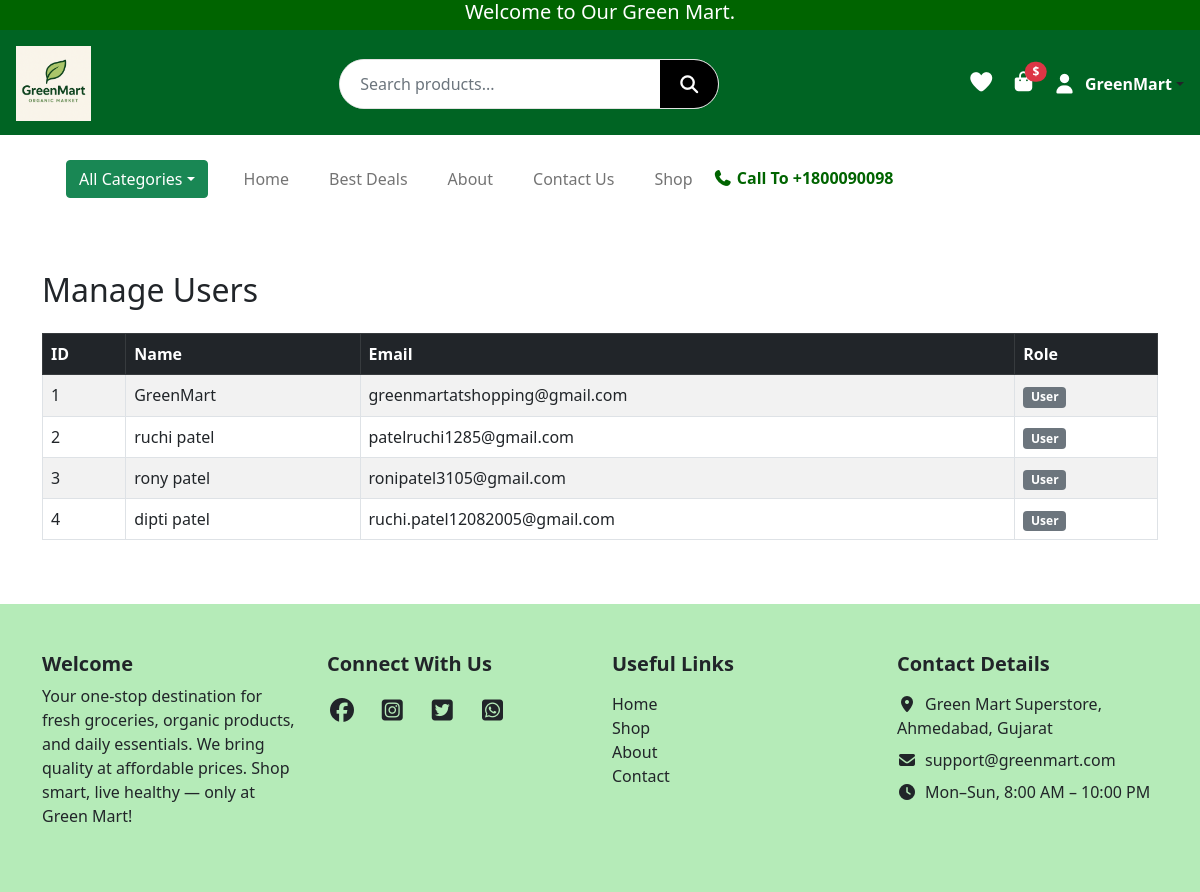
Page /admin/users (signed in) on the committed database.
### website/models.py (models this page shows, shortened)
class User(UserMixin, db.Model):
    __tablename__ = "users"
    id            = db.Column(db.Integer, primary_key=True)
    name          = db.Column(db.String(50), nullable=False)
    email         = db.Column(db.String(120), unique=True, nullable=False)
    password_hash = db.Column(db.String(128), nullable=False)
    role          = db.Column(db.String(20), default="customer")
    is_verified   = db.Column(db.Boolean, default=False)

### website/admin.py (the view)
@admin.route("/admin/users")
@admin_required
def manage_users():
    users = User.query.all()
    login_form = LoginForm()
    signup_form = SignupForm()
    return render_template(
        "admin/users.html", users=users, login_form=login_form, signup_form=signup_form
    )

### website/forms.py
class LoginForm(FlaskForm):
    email = StringField("Email", validators=[DataRequired(), Email()])
    password = PasswordField("Password", validators=[DataRequired()])
    submit = SubmitField("Login")

class SignupForm(FlaskForm):
    name = StringField("Name", validators=[DataRequired(), Length(min=2, max=50)])
    email = StringField("Email", validators=[DataRequired(), Email()])
    password = PasswordField("Password", validators=[DataRequired(), Length(min=6)])
    confirm_password = PasswordField(
        "Confirm Password", validators=[DataRequired(), EqualTo("password")]
    )
    submit = SubmitField("Sign Up")

### website/admin.py (called while the page is built)
def admin_required(f):
    @wraps(f)
    @login_required
    def decorated_function(*args, **kwargs):
        if current_user.role != "admin":
            flash("Admin access required!")
            return redirect(url_for("views.home"))
        return f(*args, **kwargs)
    return decorated_function

### website/templates/admin/users.html
{% extends "base.html" %}
{% block content %}
<div class="container py-5">
    <h2 class="mb-4">Manage Users</h2>
    <table class="table table-bordered table-striped">
        <thead class="table-dark">
            <tr>
                <th>ID</th>
                <th>Name</th>
                <th>Email</th>
                <th>Role</th>
            </tr>
        </thead>
        <tbody>
            {% for user in users %}
            <tr>
                <td>{{ user.id }}</td>
                <td>{{ user.name }}</td>
                <td>{{ user.email }}</td>
                <td>
                    {% if user.is_admin %}
                        <span class="badge bg-success">Admin</span>
                    {% else %}
                        <span class="badge bg-secondary">User</span>
                    {% endif %}
                </td>
            </tr>
            {% endfor %}
        </tbody>
    </table>
</div>
{% endblock %}

### website/templates/base.html (shortened to what this page needs)
<!DOCTYPE html>
<html lang="en">
<head>
  <link rel="stylesheet" href="{{ url_for('static', filename='css/style.css') }}">
  <link href="https://cdn.jsdelivr.net/npm/bootstrap@5.0.2/dist/css/bootstrap.min.css" rel="stylesheet">
  <link rel="stylesheet" href="https://cdnjs.cloudflare.com/ajax/libs/font-awesome/7.0.1/css/all.min.css">
  <link rel="stylesheet" href="https://cdn.jsdelivr.net/npm/bootstrap-icons@1.11.1/font/bootstrap-icons.css">
  <link href="https://cdn.jsdelivr.net/npm/bootstrap-icons@1.11.1/font/bootstrap-icons.css" rel="stylesheet">
</head>
<body>
<div class="container-fluid top-header">
  <h5 class="text-center mb-0">Welcome to Our Green Mart.</h5>
</div>
<header class="main-header d-flex flex-wrap align-items-center justify-content-between p-3">
  <div class="logo-area">
    <a href="{{ url_for('views.home') }}">
      <img src="{{ url_for('static', filename='images/logo.png') }}" alt="logo" class="img-fluid">
    </a>
  </div>
  <div class="search-area flex-grow-1 mx-3 position-relative d-none d-lg-flex">
    <form class="search-box d-flex" action="{{ url_for('views.search') }}" method="get">
      <input type="text" name="q" id="liveSearch" class="form-control" placeholder="Search products..." autocomplete="off">
      <button type="submit"><i class="fa-solid fa-magnifying-glass"></i></button>
    </form>
  </div>
  <div class="icons-area d-flex align-items-center gap-3 flex-shrink-0">
    <a href="{{ url_for('views.wishlist') }}"><i class="fa-solid fa-heart"></i></a>
    <div class="cart-box position-relative">
      <a href="{{ url_for('views.cart') }}">
        <i class="fa-solid fa-bag-shopping fs-5"></i>
      </a>
      <span class="cart-price position-absolute top-0 start-100 translate-middle badge rounded-pill bg-danger">
        ${{ subtotal }}
      </span>
    </div>
    {% if current_user.is_authenticated %}
    <div class="dropdown">
      <a class="d-flex align-items-center text-dark text-decoration-none dropdown-toggle" data-bs-toggle="dropdown">
        <i class="fa-solid fa-user fs-5"></i>
        <span class="ms-2 fw-bold" style="color:white;">{{ current_user.name }}</span>
      </a>
    </div>
    {% else %}
      <i class="fa-solid fa-user fs-5" data-bs-toggle="modal" data-bs-target="#loginModal"></i>
    {% endif %}
  </div>
</header>
<div class="container nav">
  <nav class="navbar navbar-expand-lg navbar-light bg-white p-4">
    <div class="container-fluid">
      <div class="dropdown me-3">
        <button class="btn btn-success dropdown-toggle" data-bs-toggle="dropdown">All Categories</button>
      </div>
      <div class="collapse navbar-collapse" id="mainNavbar">
        <ul class="navbar-nav me-auto mb-2 mb-lg-0">
          <li class="nav-item"><a class="nav-link" href="{{ url_for('views.home') }}">Home</a></li>
          <li class="nav-item"><a class="nav-link" href="{{ url_for('views.best_deals') }}">Best Deals</a></li>
          <li class="nav-item"><a class="nav-link" href="{{ url_for('views.about') }}">About</a></li>
          <li class="nav-item"><a class="nav-link" href="{{ url_for('views.contact') }}">Contact Us</a></li>
          <li class="nav-item"><a class="nav-link" href="{{ url_for('views.shop') }}">Shop</a></li>
        </ul>
        <h6 class="mb-0 ms-auto"><i class="fa-solid fa-phone"></i> Call To +1800090098</h6>
      </div>
    </div>
  </nav>
</div>
{% block content %}{% endblock %}
<footer class="text-dark py-5" style="background-color: #13be1e50;">
  <div class="container">
    <div class="row g-4">
      <div class="col-12 col-md-3">
        <h5 class="fw-bold">Welcome</h5>
        <p>Your one-stop destination for fresh groceries, organic products, and daily essentials.
          We bring quality at affordable prices. Shop smart, live healthy — only at Green Mart!</p>
      </div>
      <div class="col-12 col-md-3">
        <h5 class="fw-bold mb-3">Connect With Us</h5>
        <a href="#" class="text-dark fs-4 me-3"><i class="fa-brands fa-facebook"></i></a>
        <a href="#" class="text-dark fs-4 me-3"><i class="fa-brands fa-square-instagram"></i></a>
        <a href="#" class="text-dark fs-4 me-3"><i class="fa-brands fa-square-twitter"></i></a>
        <a href="#" class="text-dark fs-4"><i class="fa-brands fa-square-whatsapp"></i></a>
      </div>
      <div class="col-12 col-md-3">
        <h5 class="fw-bold mb-3">Useful Links</h5>
        <ul class="list-unstyled">
          <li><a href="" class="text-dark text-decoration-none">Home</a></li>
          <li><a href="" class="text-dark text-decoration-none">Shop</a></li>
          <li><a href="" class="text-dark text-decoration-none">About</a></li>
          <li><a href="" class="text-dark text-decoration-none">Contact</a></li>
        </ul>
      </div>
      <div class="col-12 col-md-3">
        <h5 class="fw-bold mb-3">Contact Details</h5>
        <ul class="list-unstyled">
          <li class="mb-2"><i class="fa-solid fa-location-dot me-2"></i>Green Mart Superstore, Ahmedabad, Gujarat</li>
          <li class="mb-2"><i class="fa-solid fa-envelope me-2"></i>support@greenmart.com</li>
          <li><i class="fa-solid fa-clock me-2"></i>Mon–Sun, 8:00 AM – 10:00 PM</li>
        </ul>
      </div>
    </div>
  </div>
</footer>
</body>
</html>

### website/static/css/style.css (style rules this page uses)
body, html { overflow-x: hidden; }
.container, .container-fluid { padding-left: 15px; padding-right: 15px; }
.top-header { background-color: #006400; color: white; height: 30px; display: flex; justify-content: center; }
.main-header { height: 105px; background: #006423; display: flex; align-items: center; justify-content: space-between; padding: 0 40px; }
.logo-area img { height: 75px; }
.search-area { flex-grow: 1; display: flex; justify-content: center; }
.search-box { width: 45%; background: #ffffff; display: flex; border-radius: 40px; overflow: hidden; border: 1px solid #e2e2e2; }
.search-box input { flex: 1; border: none; outline: none; padding: 14px 20px; font-size: 16px; }
.search-box button { width: 58px; background: #000; border: none; display: flex; justify-content: center; align-items: center; cursor: pointer; }
.search-box button i { color: white; font-size: 18px; }
.icons-area { display: flex; align-items: center; gap: 25px; }
.icons-area i { font-size: 22px; color: white; cursor: pointer; }
.cart-box { display: flex; align-items: center; gap: 5px; }
.cart-price { color: white; font-size: 17px; font-weight: 500; }
.navbar-nav .nav-link { font-size: 16px; font-weight: 500; margin: 0 12px; color: #000; }
.navbar h6 { margin: 0; font-weight: 600; color: #006400; }
li { list-style: none; }
.form-control { height: 48px; }
body { background: #f4f6f8; font-family: Arial }
input { width: 100%; padding: 10px; margin-bottom: 10px; border: 1px solid #ccc; border-radius: 5px }

### rows in the picture
User: name "GreenMart", id "1", email "greenmartatshopping@gmail.com"
User: id "2", name "ruchi patel", email "patelruchi1285@gmail.com"
User: id "3", name "rony patel", email "ronipatel3105@gmail.com"
User: id "4", name "dipti patel", email "ruchi.patel12082005@gmail.com"
